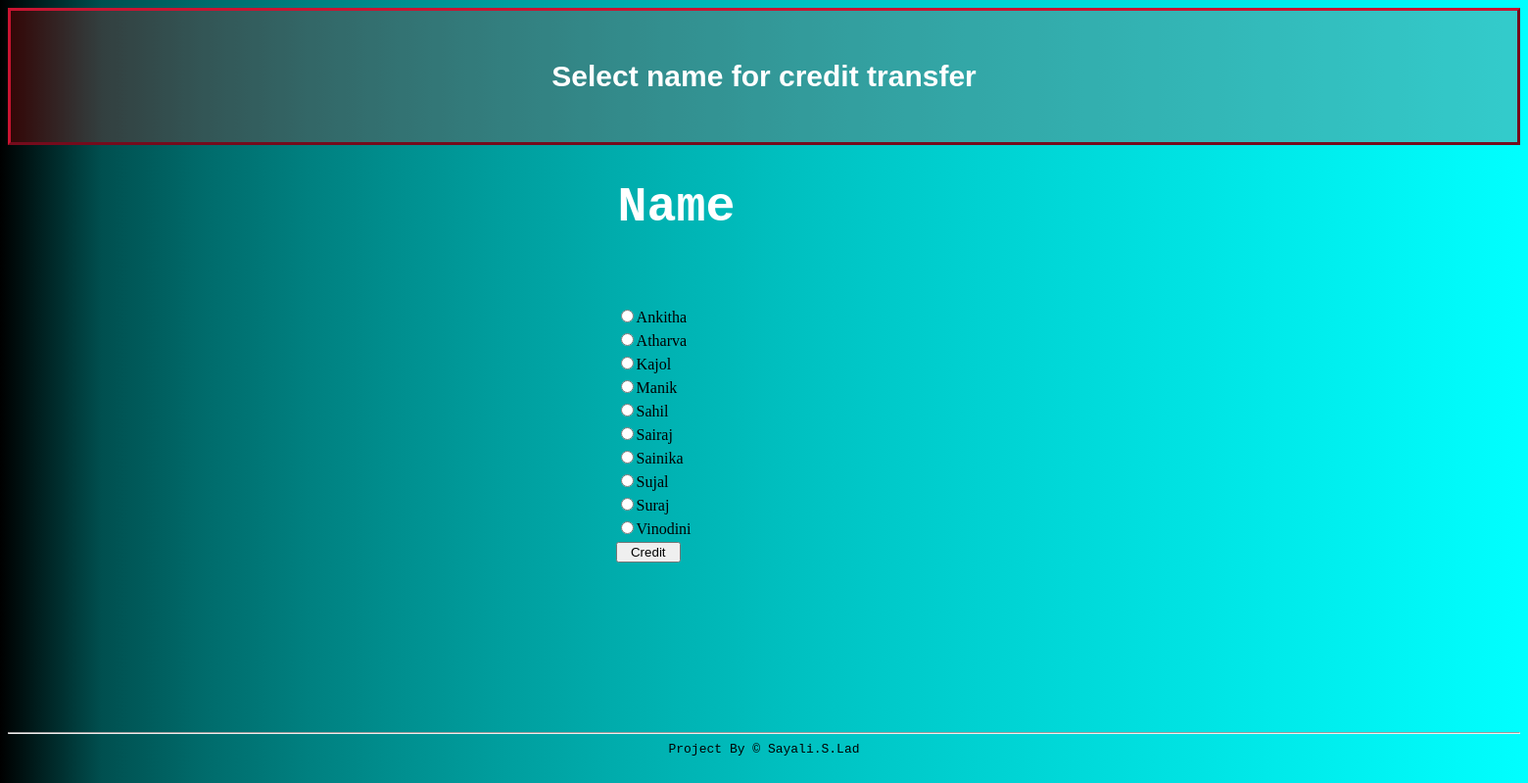
Screenshot of /viewuser.php with the database file from the repository.
### tables this page shows
CREATE TABLE `user1` (
  `name` varchar(15) NOT NULL,
  `email` varchar(25) NOT NULL,
  `credit` varchar(10) NOT NULL
);

### viewuser.php (the view, shortened to what this page needs)
<?php
$con=mysqli_connect('localhost','root','','banking');
$name1=$_SESSION['name'];
$q="select name from user1 where not name='$name1'";
$result=mysqli_query($con,$q);
?>
<html>
<head>
    <link rel="stylesheet" href="style.css">
    </head>
    <body>
    <div>
        <h3>Select name for credit transfer</h3>
        <form action="transfer.php" method="post" style="position: relative; left: 40%;">
       <table>
           <th><h4>Name</h4></th>
           <?php
     while($row = $result->fetch_assoc()) { ?>
   <tr>
       <td > <input type="radio" name="transfer" value="<?php echo $row["name"]; ?>"><?php echo $row["name"]; ?></td>
   </tr>
<?php }
  ?>
       <tr>
           <td><input type="submit" value="  Credit  "></td>
           </tr>
        </table>
        </form>
        </div>
    </body>
    <footer class="page5">
      <hr>
      <code>Project By &copy Sayali.S.Lad</code>
    </footer>
</html>

### style.css (style rules this page uses)
body { background-image:linear-gradient(to right,black,20%,cyan); }
h4 { color:white; font-family:"Courier New",Courier,monospace; padding:2px; font-size:50px; }
h3 { background-color: rgba(255,0,0,0.2); text-align:center; padding:50px; font-family: sans-serif; color:white; font-size:30px; border-style: outset; border-color: #c91431; }
footer.page5 { margin-top:170px; margin-bottom:10px; text-align:center; }

### rows the page displays
user1: name "Ankitha"
user1: name "Atharva"
user1: name "Kajol"
user1: name "Manik"
user1: name "Sahil"
user1: name "Sairaj"
user1: name "Sainika"
user1: name "Sujal"
user1: name "Suraj"
user1: name "Vinodini"
